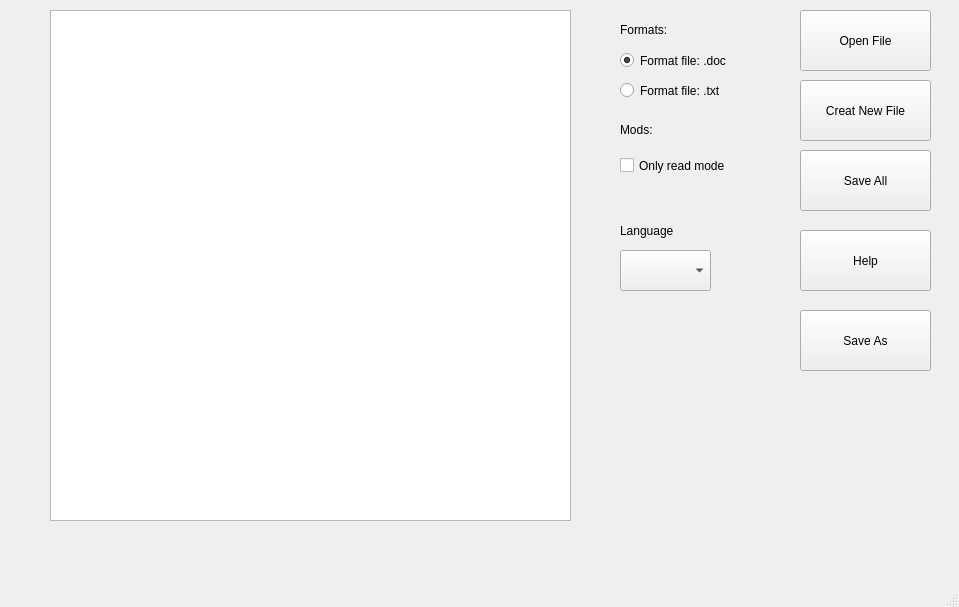
<?xml version="1.0" encoding="UTF-8"?>
<ui version="4.0">
 <class>MainWindow</class>
 <widget class="QMainWindow" name="MainWindow">
  <property name="geometry">
   <rect>
    <x>0</x>
    <y>0</y>
    <width>959</width>
    <height>607</height>
   </rect>
  </property>
  <property name="windowTitle">
   <string>MainWindow</string>
  </property>
  <widget class="QWidget" name="centralwidget">
   <widget class="QPlainTextEdit" name="plainTextEdit">
    <property name="geometry">
     <rect>
      <x>50</x>
      <y>10</y>
      <width>521</width>
      <height>511</height>
     </rect>
    </property>
   </widget>
   <widget class="QPushButton" name="pushButton">
    <property name="geometry">
     <rect>
      <x>800</x>
      <y>10</y>
      <width>131</width>
      <height>61</height>
     </rect>
    </property>
    <property name="text">
     <string>Open File</string>
    </property>
   </widget>
   <widget class="QPushButton" name="pushButton_2">
    <property name="geometry">
     <rect>
      <x>800</x>
      <y>150</y>
      <width>131</width>
      <height>61</height>
     </rect>
    </property>
    <property name="text">
     <string>Save All</string>
    </property>
   </widget>
   <widget class="QPushButton" name="pushButton_3">
    <property name="geometry">
     <rect>
      <x>800</x>
      <y>230</y>
      <width>131</width>
      <height>61</height>
     </rect>
    </property>
    <property name="text">
     <string>Help</string>
    </property>
   </widget>
   <widget class="QPushButton" name="pushButton_4">
    <property name="geometry">
     <rect>
      <x>800</x>
      <y>80</y>
      <width>131</width>
      <height>61</height>
     </rect>
    </property>
    <property name="text">
     <string>Creat New File</string>
    </property>
   </widget>
   <widget class="QRadioButton" name="radioButton">
    <property name="geometry">
     <rect>
      <x>620</x>
      <y>50</y>
      <width>141</width>
      <height>21</height>
     </rect>
    </property>
    <property name="text">
     <string>Format file: .doc</string>
    </property>
    <property name="checked">
     <bool>true</bool>
    </property>
   </widget>
   <widget class="QRadioButton" name="radioButton_2">
    <property name="geometry">
     <rect>
      <x>620</x>
      <y>80</y>
      <width>141</width>
      <height>21</height>
     </rect>
    </property>
    <property name="text">
     <string>Format file: .txt</string>
    </property>
   </widget>
   <widget class="QPushButton" name="pushButton_5">
    <property name="geometry">
     <rect>
      <x>800</x>
      <y>310</y>
      <width>131</width>
      <height>61</height>
     </rect>
    </property>
    <property name="text">
     <string>Save As</string>
    </property>
   </widget>
   <widget class="QLabel" name="label">
    <property name="geometry">
     <rect>
      <x>620</x>
      <y>20</y>
      <width>63</width>
      <height>20</height>
     </rect>
    </property>
    <property name="text">
     <string>Formats:</string>
    </property>
   </widget>
   <widget class="QLabel" name="label_2">
    <property name="geometry">
     <rect>
      <x>620</x>
      <y>120</y>
      <width>63</width>
      <height>20</height>
     </rect>
    </property>
    <property name="text">
     <string>Mods:</string>
    </property>
   </widget>
   <widget class="QCheckBox" name="checkBox">
    <property name="geometry">
     <rect>
      <x>620</x>
      <y>150</y>
      <width>141</width>
      <height>31</height>
     </rect>
    </property>
    <property name="text">
     <string>Only read mode</string>
    </property>
   </widget>
   <widget class="QComboBox" name="comboBox">
    <property name="geometry">
     <rect>
      <x>620</x>
      <y>250</y>
      <width>91</width>
      <height>41</height>
     </rect>
    </property>
   </widget>
   <widget class="QLabel" name="label_3">
    <property name="geometry">
     <rect>
      <x>620</x>
      <y>220</y>
      <width>71</width>
      <height>21</height>
     </rect>
    </property>
    <property name="text">
     <string>Language</string>
    </property>
   </widget>
  </widget>
  <widget class="QMenuBar" name="menubar">
   <property name="geometry">
    <rect>
     <x>0</x>
     <y>0</y>
     <width>959</width>
     <height>25</height>
    </rect>
   </property>
  </widget>
  <widget class="QStatusBar" name="statusbar"/>
 </widget>
 <resources/>
 <connections/>
</ui>
